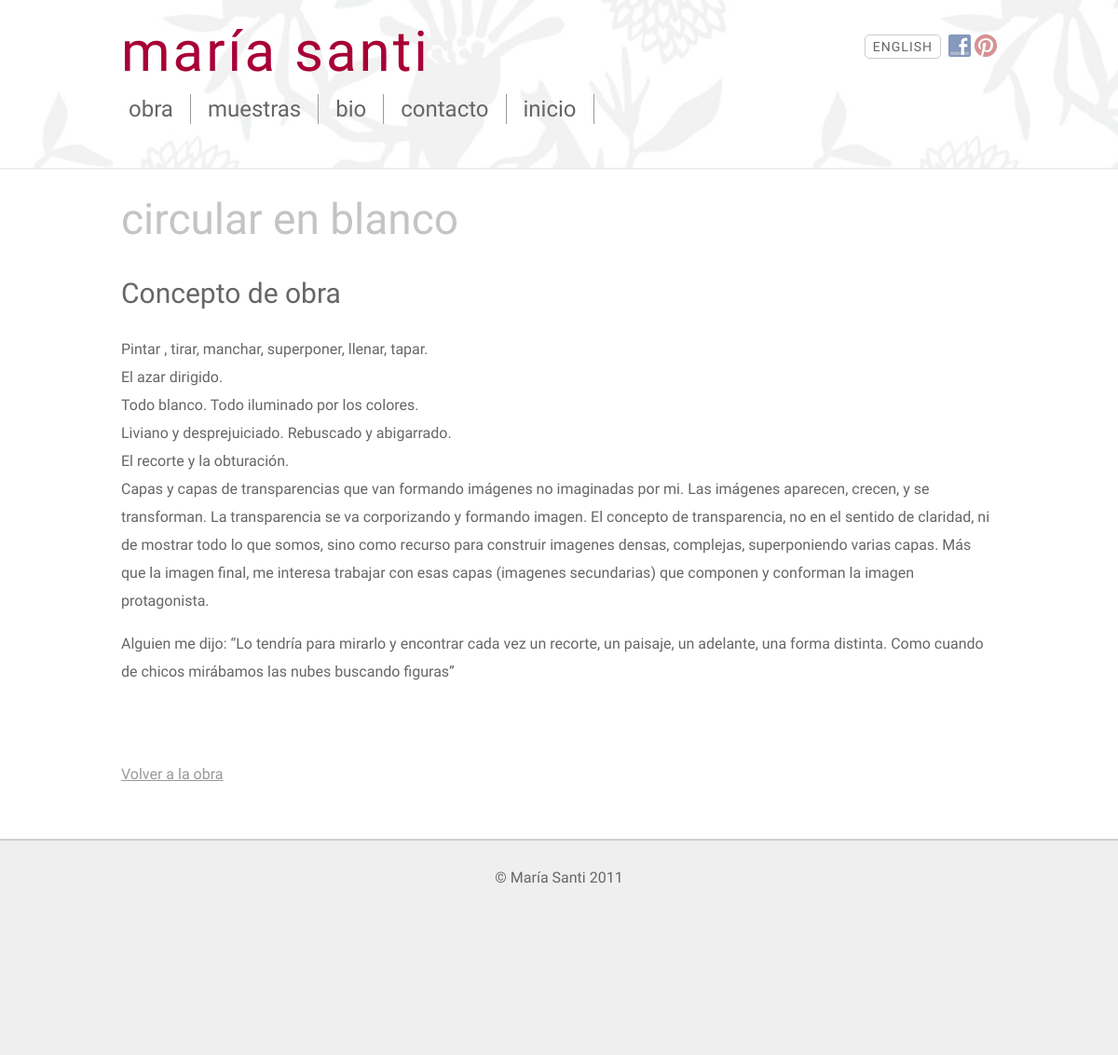
The page /php/conceptoObra.php?iO=2 on the database its author committed.
### tables this page shows
CREATE TABLE IF NOT EXISTS `series` (
  `idSerie` int(11) NOT NULL AUTO_INCREMENT,
  `tituloSerie` varchar(200) NOT NULL,
  `idiomaSerie` varchar(2) NOT NULL COMMENT 'es -> Español; en -> Inglés',
  PRIMARY KEY (`idSerie`)
);

CREATE TABLE IF NOT EXISTS `conceptos_series` (
  `idConcepto` int(11) NOT NULL AUTO_INCREMENT,
  `idSerie` int(11) NOT NULL,
  `textoConcepto` text NOT NULL,
  `idiomaConcepto` varchar(2) NOT NULL COMMENT 'es -> Español; en -> Inglés',
  PRIMARY KEY (`idConcepto`)
);

### php/funciones.php (called while the page is built, shortened)
<?php
$localhost = true;
if($localhost)
{
	function conectar()
	{
		$conexion = mysql_connect('localhost','root','') or die(mysql_error());
		return $conexion;
	}
}
		?>
		<?php
        function obtenerSeriePorId($idSerie)
        {
            $conexion = conectar();
            $sql = "SELECT *
                    FROM series
                    WHERE idSerie = ".$idSerie;
            $res = mysql_query($sql, $conexion);
            if(!$res)
            {
                return -1;
            }
            else
            {
                if(mysql_num_rows($res)==0)
                {
                    return 0;
                }
                else
                {
                    $row = mysql_fetch_array($res);
                    return $row;
                }
            }
        }
        function obtenerConceptoPorIdSerie($idSerie, $idioma)
        {
            $conexion = conectar();
            $sql = "SELECT *
                    FROM conceptos_series
                    WHERE idSerie = ".$idSerie."
                    AND idiomaConcepto = '".$idioma."'";
            $res = mysql_query($sql, $conexion);
            if(!$res)
            {
                return -1;
            }
            else
            {
                if(mysql_num_rows($res)==0)
                {
                    $sql = "SELECT *
                            FROM conceptos_series
                            WHERE idSerie = ".$idSerie."
                            AND idiomaConcepto = 'es'";
                    $res = mysql_query($sql, $conexion);
                    if(!$res)
                    {
                        return -1;
                    }
                    else
                    {
                        if(mysql_num_rows($res)==0)
                        {
                            return 0;
                        }
                        else
                        {
                            $row = mysql_fetch_array($res);
                            return $row;
                        }
                    }
                }
                else
                {
                    $row = mysql_fetch_array($res);
                    return $row;
                }
            }
        }
?>

### php/conceptoObra.php (the view, shortened to what this page needs)
<?php
	include_once('config.php');
	include_once('../templates/head.php');
    require_once 'funciones.php';
    if($_GET['iO'])
    {
        $idSerie = $_GET['iO'];
    }
?>
</head>
<body id="interiores">
<div id="cabecera">
<div id="cont-cabecera">
<h1>maría santi </h1>
<?php require_once ("../templates/menu.php")?>
</div>
</div>
<?php
    $serie = obtenerSeriePorId($idSerie);
?>
<div id="cuerpo">
    <h2><?php echo $serie['tituloSerie'] ?></h2>
	<h3 class="concepto">Concepto de obra</h3>
	<div class="txtEditado">
    <?php
        $concepto = obtenerConceptoPorIdSerie($idSerie, $idioma);
        switch ($concepto)
        {
            default :
                if(isset($_SESSION['Usuario']) && ($_SESSION['Usuario'] == "checked"))
                {
                    ?>
    <form id="formConcepto" action="<?php echo PATH_ADMIN ?>agregarConcepto.php" method="post" >
            <textarea id="editorConcepto" name="textoConcepto"><?php echo $concepto['textoConcepto'] ?></textarea>
            <input type="hidden" name="idConcepto" value="<?php echo $concepto['idConcepto'] ?>" />
            <input type="hidden" name="idioma" value="<?php echo $idioma ?>" />
            <input type="hidden" class="pageBack" value="<?php echo $idSerie ?>" />
            <input class="enviarConcepto btnAdmin" type="button" value="Publicar"/>
    </form>
                    <?php
                }
                else
                {
                    echo $concepto['textoConcepto'];
                }
                break;
        }
    ?>
  </div>
<a href="<?php echo PATH_PHP ?>galeriaGrupos.php?idS=<?php echo $idSerie ?>" class="concepto">Volver a la obra</a>
</div>
<?php require_once ("../templates/footer.php")?>
</body>
</html>

### css/estilos.css (style rules this page uses)
body { font-family: 'Questrial', sans-serif; font-size:16px; color:#666; margin:0; }
body#interiores { background:url(../images/fondo-body.jpg) repeat-x }
#cabecera { height:160px; padding-top:20px; border-bottom: solid 2px #EFEFEF }
#cont-cabecera { position:relative; width:940px; margin:0 auto }
h1, h2, h3, h4 { font-weight:normal }
h1 { font-size:60px; color:#A80036; letter-spacing:3px; margin:0 }
#cuerpo h2 { font-size:46px; color:#c4c4c4; }
#cuerpo a { color:#999 }
h3 { font-size:24px; margin-top:50px }
a.concepto { display:block; margin-top:80px; color:#666 }
h3.concepto { font-size:30px !important; }

### rows shown on the page
series: tituloSerie "circular en blanco"
conceptos_series: textoConcepto "Pintar , tirar, manchar, superponer, llenar, tapar. El azar dirigido. Todo blanco. Todo iluminado por los colores. Liviano y desprejuiciado. Rebuscado y abigarrado. El recorte y la obturación. Capas y capas de transparencias que van formando imágenes no imaginadas por mi. Las imágenes aparecen, crecen, y se transforman. La transparencia se va corporizando y formando imagen. El concepto de transparencia, no en el sentido de claridad, ni de mostrar todo lo que somos, sino como recurso para construir imagenes densas, complejas, superponiendo varias capas. Más que la imagen final, me interesa trabajar con esas capas (imagenes secundarias) que componen y conforman la imagen protagonista. Alguien…"

### other values the page prints
$text['obra'] "obra"
$text['muestras'] "muestras"
$text['bio'] "bio"
$text['contacto'] "contacto"
$text['inicio'] "inicio"
